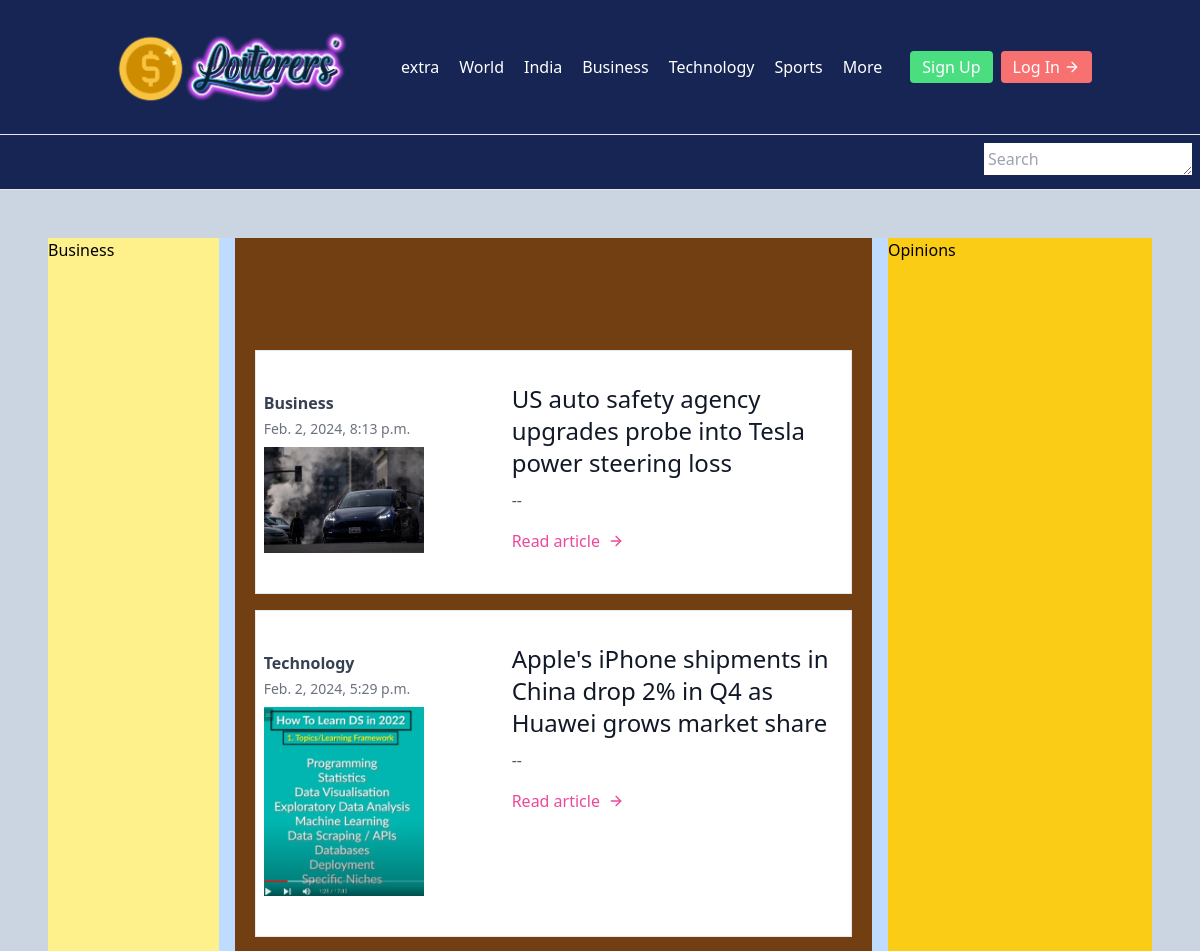
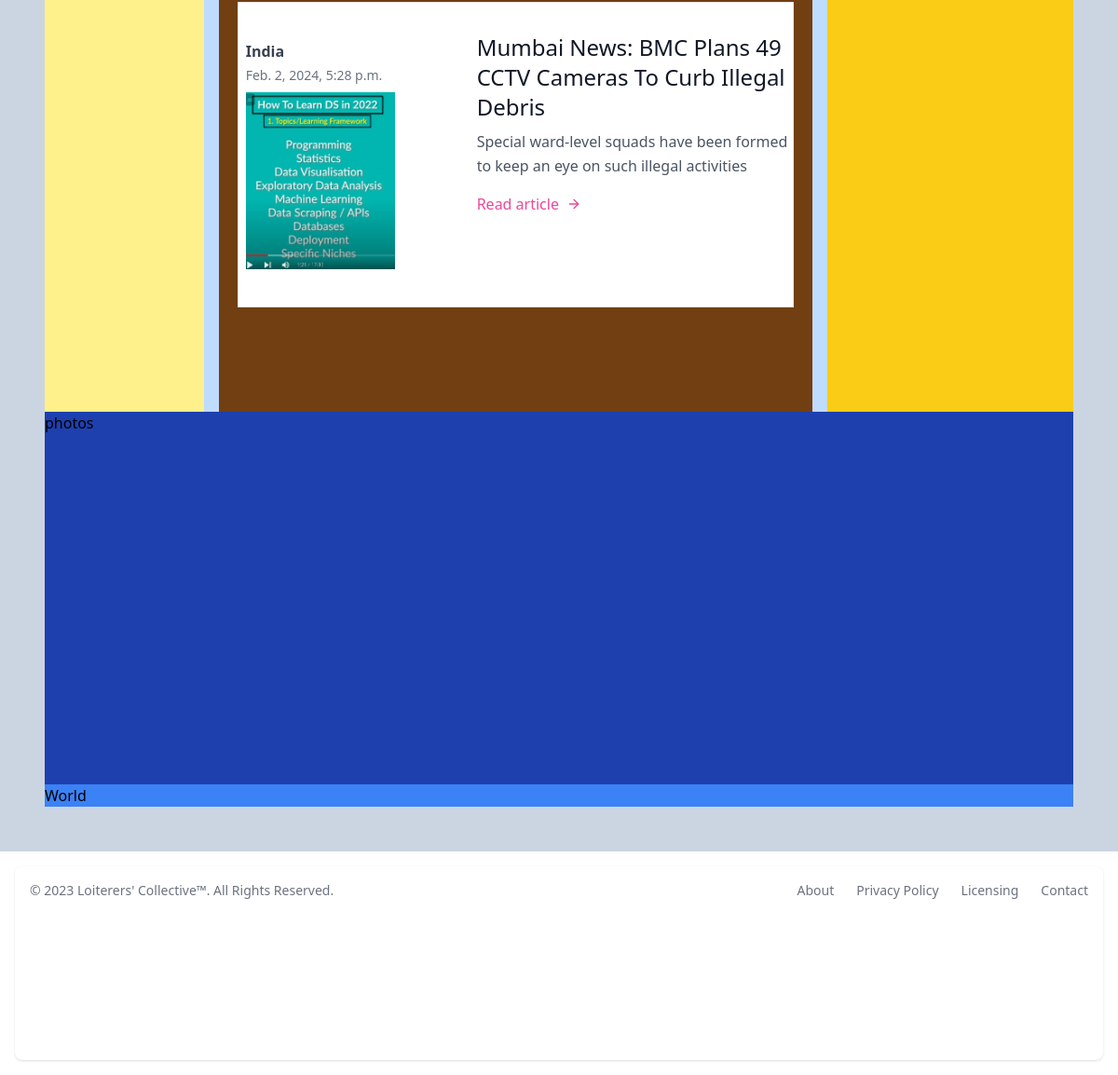
Page /news/ on the committed database (2 pictures, top to bottom).
### news/models.py (models this page shows)
class Article(models.Model):
    column_name = models.CharField(max_length=200)
    headline = models.CharField(max_length=200)
    subheadline = models.CharField(max_length=200)
    pub_date = models.DateTimeField('date published')
    contributor = models.ForeignKey(Contributor, null=True, blank=True, on_delete=models.PROTECT)
    image = models.ImageField(null=True, blank=True, upload_to="article_images/")
    content = models.TextField()
    editor = models.ForeignKey(Editor, null=True, blank=True, on_delete=models.SET_NULL)
    category = models.ForeignKey(Category, null=True, blank=True, on_delete=models.SET_NULL)
    def __str__(self):
        return self.headline

class Category(models.Model):
    name = models.CharField(max_length=100)
    def __str__(self):
        return self.name

### news/views.py (the view)
# urls.py: path('', ArticleListView.as_view(), name="article-list"),
class ArticleListView(generic.ListView):
    model = Article
    context_object_name = "articles"
    def get_context_data(self, **kwargs: Any):
        context = super().get_context_data(**kwargs)
        context["now"] = timezone.now()
        return context
    def get_queryset(self):
        user = self.request.user
        queryset = Article.objects.filter(pub_date__lte=timezone.now()).order_by('-pub_date')[:3]
        return queryset

### news/templates/news/article_list.html
{% extends 'index.html' %}
{% block topsection %}
<section class="text-gray-600 body-font overflow-hidden">
  <div class="container px-5 py-24 mx-auto">
    {% for article in articles %}
    <div class="my-4 bg-white divide-y-2 divide-gray-100">
      <div class="border mb-2 py-8 flex flex-wrap md:flex-nowrap">
        <div class="py-2 px-2 md:w-64 md:mb-0 mb-6 flex-shrink-0 flex flex-col">
          <span class="font-semibold title-font text-gray-700">{{ article.category }}</span>
          <span class="mt-1 text-gray-500 text-sm">{{ article.pub_date }}</span>
          <div class="sample-image w-40 mt-2">
            <img src="{{ article.image.url }}">
          </div>
        </div>
        <div class="md:flex-grow">
          <h2 class="text-2xl font-medium text-gray-900 title-font mb-2"><a href="{{ article.id }}">{{ article }} </li>
              </a></h2>
          <p class="leading-relaxed">{{ article.subheadline }}</p>
          <a class="text-pink-500 inline-flex items-center mt-4" href="{% url 'news:article-detail' article.id %}">Read
            article
            <svg class="w-4 h-4 ml-2" viewBox="0 0 24 24" stroke="currentColor" stroke-width="2" fill="none"
              stroke-linecap="round" stroke-linejoin="round">
              <path d="M5 12h14"></path>
              <path d="M12 5l7 7-7 7"></path>
            </svg>
          </a>
        </div>
      </div>
    </div>
    {% endfor %}
  </div>
</section>
{% endblock topsection %}

### templates/index.html (shortened to what this page needs)
{% extends 'base.html' %}
{% block content %}
<div class="top-of-page bg-blue-200 grid grid-cols-12 gap-4">
    <div class="left-side-section col-start-1 col-end-3 bg-yellow-200">
        Business
    </div>
    <div class="main-section bg-yellow-900 col-start-3 col-end-10">
        {% block topsection %}
        {% endblock topsection %}
    </div>
    <div class="right-side-section bg-yellow-400 col-start-10 col-end-13">
        Opinions
    </div>
</div>
<section class="photo-section bg-blue-800">
    <div class="photo-list">
        <ul>
            <li>photos</li>
        </ul>
    </div>
</section>
<div class="divider-container bg-blue-500">
    <div class="topic">
        World
    </div>
</div>
{% endblock content %}

### templates/base.html (shortened to what this page needs)
<!DOCTYPE html>
<html lang="en">
<head>
    <script src="https://cdn.tailwindcss.com"></script>
</head>
<body>
    {% load static %}
    <div>
        {% include "navbar.html" %}
        <main class="bg-slate-300 mb-auto px-12 py-12">
            {% block content %}
            {% endblock content %}
        </main>
        <footer class="bg-white rounded-lg shadow m-4 dark:bg-gray-800 h-52">
            <div class="w-full mx-auto max-w-screen-xl p-4 md:flex md:items-center md:justify-between">
                <span class="text-sm text-gray-500 sm:text-center dark:text-gray-400">© 2023 <a
                        href="https://flowbite.com/" class="hover:underline">Loiterers' Collective™</a>. All Rights
                    Reserved.
                </span>
                <ul
                    class="flex flex-wrap items-center mt-3 text-sm font-medium text-gray-500 dark:text-gray-400 sm:mt-0">
                    <li>
                        <a href="#" class="hover:underline me-4 md:me-6">About</a>
                    </li>
                    <li>
                        <a href="#" class="hover:underline me-4 md:me-6">Privacy Policy</a>
                    </li>
                    <li>
                        <a href="#" class="hover:underline me-4 md:me-6">Licensing</a>
                    </li>
                    <li>
                        <a href="#" class="hover:underline">Contact</a>
                    </li>
                </ul>
            </div>
        </footer>
    </div>
</body>
</html>

### templates/navbar.html (shortened to what this page needs)
{% load static %}
<header class="text-white bg-blue-950 body-font">
    <div class="bg-blue-950 container mx-auto flex flex-wrap p-5 flex-col md:flex-row items-center">
      <div class="logo_container ">
        <a href="/news" class="flex title-font font-medium items-center text-white mb-4 md:mb-0">
          <span>
            <img src="{% static 'images/logo-2.png' %}" class="logo">
          </span>
        </a>
      </div>
      <nav class="md:ml-auto flex flex-wrap items-center text-base justify-center">
        <a class="mr-5 hover:text-white" href="">extra</a>
        <a class="mr-5 hover:text-white" href="">World</a>
        <a class="mr-5 hover:text-white" href="">India</a>
        <a class="mr-5 hover:text-white" href="">Business</a>
        <a class="mr-5 hover:text-white" href="">Technology</a>
        <a class="mr-5 hover:text-white" href="">Sports</a>
        <a class="mr-5 hover:text-white" href="">More</a>
        <button class="ml-2 items-center bg-green-400 border-0 py-1 px-3 focus:outline-none hover:bg-gray-100 rounded text-base mt-4 md:mt-0">
          Sign Up
        </button>
        <button class="ml-2 inline-flex items-center bg-red-400 border-0 py-1 px-3 focus:outline-none hover:bg-gray-100 rounded text-base mt-4 md:mt-0">
          Log In
          <svg fill="none" stroke="currentColor" stroke-linecap="round" stroke-linejoin="round" stroke-width="2" class="w-4 h-4 ml-1" viewBox="0 0 24 24">
            <path d="M5 12h14M12 5l7 7-7 7"></path>
          </svg>
        </button>
    </div>
    <hr>
    <div class="Search m-2" style="display: flex; justify-content: right;">
        <div class="search-box">
            <textarea placeholder="Search" class="h-8 p-1"></textarea>
        </div>
    </div>
  </header>

### templates/base.html (style rules this page uses)
.logo { width: 250px; }
.top-of-page { min-height: 600px; }
.photo-section { height: 400px; }

### rows in the picture
Article: category "Business", pub_date "Feb. 2, 2024, 8:13 p.m.", image (picture), headline "US auto safety agency upgrades probe into Tesla power steering loss", subheadline "--"
Article: category "Technology", pub_date "Feb. 2, 2024, 5:29 p.m.", image (picture), headline "Apple's iPhone shipments in China drop 2% in Q4 as Huawei grows market share", subheadline "--"
Article: category "India", pub_date "Feb. 2, 2024, 5:28 p.m.", image (picture), headline "Mumbai News: BMC Plans 49 CCTV Cameras To Curb Illegal Debris", subheadline "Special ward-level squads have been formed to keep an eye on such illegal activities"
